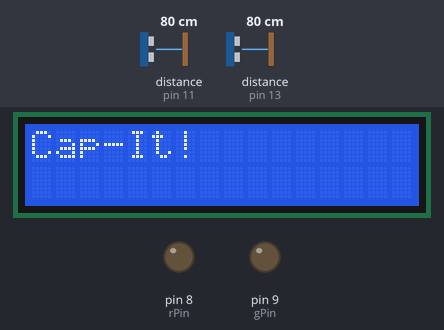
Bench run of a sketch on a simulated Arduino Uno, built with avr-gcc and run on an emulated ATmega328P. Shown: 16×2 character LCD, output pins drawn as LEDs (lit = HIGH). The inputs (shaded band) are chosen by the test bench; at power-on: distance to the obstacle (sensors on pin 11, pin 13) 80 cm. The echo pulse lasts 58.3 µs per cm; what the sketch prints to the serial monitor is not drawn.

Above: at 0.1 s.
At 1.2 s:
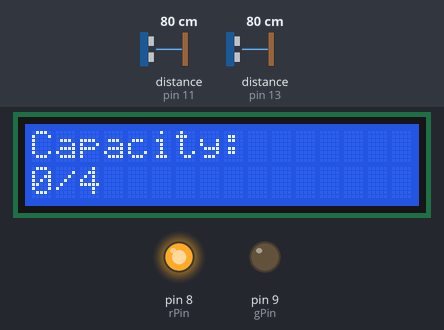
Timing chart, 0 to 2.7 s (numbered marks = the images above):
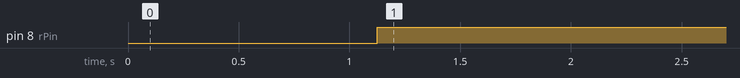

The sketch:

Cap-It.ino
```cpp
//Code by Leo Marek 2020 www.gocapit.tech -- Inspiration from roboticadiy.com

//US Library
#include <NewPing.h>

//LCD Library
#include <LiquidCrystal.h>

//Pins for First US Sensor
const int trig1Pin = 10;
const int echo1Pin = 11;

//Pins for Second US Sensor
const int trig2Pin = 12;
const int echo2Pin = 13;

//LED Output Pins
const int gPin = 9;
const int rPin = 8;

//Room Capacity
const int capacity = 4;

//Distance Sensitivity Adjustment
const int sensitivity = 100;

//Input pins for LCD
const int rs = 7, en = 6, d4 = 5, d5 = 4, d6 = 3, d7 = 2;
LiquidCrystal lcd(rs,en,d4,d5,d6,d7);

#define max_cm_distance 1000

int currentPeople = 0;

class USSensor {
//US Sensor setup
public:
  USSensor(int triggerPin, int echoPin, String aName) {
    trig = triggerPin;
    echo = echoPin;
    sonar = new NewPing(triggerPin, echoPin, max_cm_distance);
    isActivated = false;
    name = aName;
    time = 0;
  }


  void update() {
    updateSensor();
    if (value < sensitivity) {
      setActive(true);
    } else {
      if (millis() - time > 500) {
        setActive(false);
      }
    }
  }


  void reset() {
    setActive(false);
    time = 0;
  }

  void setActive(boolean state) {
    if (!isActivated && state) {
      time = millis();
    }
    if (isActivated != state) {
      isActivated = state;
      Serial.print(name + ": ");
      Serial.println(state);
    }
  }


  boolean wasActive() {
    return (time != 0) && !isActivated;
  }


  int lastActive() {
    return millis() - time;
  }


private:
  int trig;
  int echo;
  int led;
  String name;
  boolean isActivated;
  unsigned long time;
  float value;
  NewPing *sonar;

  void updateSensor() {

    delay(25);
    unsigned int uS = sonar->ping();
    value = uS / US_ROUNDTRIP_CM;

  }
};

\
USSensor *A;
USSensor *B;

void setup() {
  Serial.begin(9600);

  A = new USSensor(trig1Pin, echo1Pin, "A");
  B = new USSensor(trig2Pin, echo2Pin, "B");

  pinMode(gPin, OUTPUT);
  pinMode (rPin, OUTPUT);

  lcd.begin(16,2);
  lcd.print("Cap-It!");
  delay(1000);

}


void loop() {

    A->update();
    B->update();

    if (A->wasActive() && B->wasActive()) {
      int a_time = A->lastActive();
      int b_time = B->lastActive();
      if (a_time < 5000 && b_time < 5000) {
        if (a_time > b_time) {
          currentPeople++;
        } else {
          currentPeople--;
        }
      }
      A->reset();
      B->reset();
    }

    if (currentPeople < 0) {
      currentPeople = 0;
    }

    if (currentPeople >= capacity) {
      digitalWrite(gPin, HIGH);
      digitalWrite(rPin, LOW);

    } else {
      digitalWrite(gPin, LOW);
      digitalWrite(rPin, HIGH);
    }
    lcd.clear();
    lcd.setCursor(0,0);
    lcd.print("Capacity:");
    lcd.setCursor(0,1);
    lcd.print(currentPeople);
    lcd.print("/");
    lcd.print(capacity);

}
```

Measured:
- by itself, pin 8 (rPin): LOW → HIGH at 1.1 s
